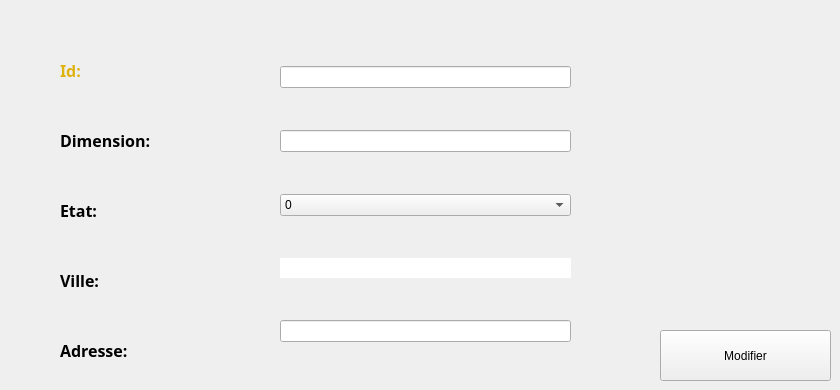
     <widget class="QWidget" name="tab_13">
      <attribute name="title">
       <string>Modifier Terrain</string>
      </attribute>
      <widget class="QLabel" name="labelmodifierDimension">
       <property name="geometry">
        <rect>
         <x>60</x>
         <y>120</y>
         <width>201</width>
         <height>41</height>
        </rect>
       </property>
       <property name="font">
        <font>
         <family>Arial Black</family>
         <pointsize>12</pointsize>
         <weight>75</weight>
         <bold>true</bold>
        </font>
       </property>
       <property name="text">
        <string>Dimension:</string>
       </property>
      </widget>
      <widget class="QLabel" name="labelmodifieretat">
       <property name="geometry">
        <rect>
         <x>60</x>
         <y>190</y>
         <width>201</width>
         <height>41</height>
        </rect>
       </property>
       <property name="font">
        <font>
         <family>Arial Black</family>
         <pointsize>12</pointsize>
         <weight>75</weight>
         <bold>true</bold>
        </font>
       </property>
       <property name="text">
        <string>Etat:</string>
       </property>
      </widget>
      <widget class="QWidget" name="verticalLayoutWidget_2">
       <property name="geometry">
        <rect>
         <x>280</x>
         <y>30</y>
         <width>291</width>
         <height>351</height>
        </rect>
       </property>
       <layout class="QVBoxLayout" name="verticalLayout_7">
        <item>
         <widget class="QLineEdit" name="lineEdit_id_2">
          <property name="text">
           <string/>
          </property>
          <property name="maxLength">
           <number>10</number>
          </property>
         </widget>
        </item>
        <item>
         <widget class="QLineEdit" name="lineEdit_dimens_2">
          <property name="maxLength">
           <number>10</number>
          </property>
         </widget>
        </item>
        <item>
         <widget class="QComboBox" name="comboBoxEtat_2">
          <item>
           <property name="text">
            <string>0</string>
           </property>
          </item>
          <item>
           <property name="text">
            <string>1</string>
           </property>
          </item>
         </widget>
        </item>
        <item>
         <widget class="QLineEdit" name="lineEdit_ville_2">
          <property name="maxLength">
           <number>20</number>
          </property>
          <property name="frame">
           <bool>false</bool>
          </property>
         </widget>
        </item>
        <item>
         <widget class="QLineEdit" name="lineEditAdr2">
          <property name="maxLength">
           <number>20</number>
          </property>
         </widget>
        </item>
       </layout>
      </widget>
      <widget class="QLabel" name="labelModifVille">
       <property name="geometry">
        <rect>
         <x>60</x>
         <y>260</y>
         <width>201</width>
         <height>41</height>
        </rect>
       </property>
       <property name="font">
        <font>
         <family>Arial Black</family>
         <pointsize>12</pointsize>
         <weight>75</weight>
         <bold>true</bold>
        </font>
       </property>
       <property name="text">
        <string>Ville:</string>
       </property>
      </widget>
      <widget class="QLabel" name="labelModifplan">
       <property name="geometry">
        <rect>
         <x>60</x>
         <y>330</y>
         <width>201</width>
         <height>41</height>
        </rect>
       </property>
       <property name="font">
        <font>
         <family>Arial Black</family>
         <pointsize>12</pointsize>
         <weight>75</weight>
         <bold>true</bold>
        </font>
       </property>
       <property name="text">
        <string>Adresse:</string>
       </property>
      </widget>
      <widget class="QLabel" name="labelmodifierID">
       <property name="geometry">
        <rect>
         <x>60</x>
         <y>50</y>
         <width>201</width>
         <height>41</height>
        </rect>
       </property>
       <property name="palette">
        <palette>
         <active>
          <colorrole role="WindowText">
           <brush brushstyle="SolidPattern">
            <color alpha="255">
             <red>222</red>
             <green>179</green>
             <blue>15</blue>
            </color>
           </brush>
          </colorrole>
          <colorrole role="Button">
           <brush brushstyle="SolidPattern">
            <color alpha="255">
             <red>96</red>
             <green>96</green>
             <blue>96</blue>
            </color>
           </brush>
          </colorrole>
          <colorrole role="Text">
           <brush brushstyle="SolidPattern">
            <color alpha="255">
             <red>222</red>
             <green>179</green>
             <blue>15</blue>
            </color>
           </brush>
          </colorrole>
          <colorrole role="ButtonText">
           <brush brushstyle="SolidPattern">
            <color alpha="255">
             <red>222</red>
             <green>179</green>
             <blue>15</blue>
            </color>
           </brush>
          </colorrole>
          <colorrole role="Base">
           <brush brushstyle="SolidPattern">
            <color alpha="255">
             <red>96</red>
             <green>96</green>
             <blue>96</blue>
            </color>
           </brush>
          </colorrole>
          <colorrole role="Window">
           <brush brushstyle="SolidPattern">
            <color alpha="255">
             <red>96</red>
             <green>96</green>
             <blue>96</blue>
            </color>
           </brush>
          </colorrole>
          <colorrole role="PlaceholderText">
           <brush brushstyle="SolidPattern">
            <color alpha="255">
             <red>222</red>
             <green>179</green>
             <blue>15</blue>
            </color>
           </brush>
          </colorrole>
         </active>
         <inactive>
          <colorrole role="WindowText">
           <brush brushstyle="SolidPattern">
            <color alpha="255">
             <red>222</red>
             <green>179</green>
             <blue>15</blue>
            </color>
           </brush>
          </colorrole>
          <colorrole role="Button">
           <brush brushstyle="SolidPattern">
            <color alpha="255">
             <red>96</red>
             <green>96</green>
             <blue>96</blue>
            </color>
           </brush>
          </colorrole>
          <colorrole role="Text">
           <brush brushstyle="SolidPattern">
            <color alpha="255">
             <red>222</red>
             <green>179</green>
             <blue>15</blue>
            </color>
           </brush>
          </colorrole>
          <colorrole role="ButtonText">
           <brush brushstyle="SolidPattern">
            <color alpha="255">
             <red>222</red>
             <green>179</green>
             <blue>15</blue>
            </color>
           </brush>
          </colorrole>
          <colorrole role="Base">
           <brush brushstyle="SolidPattern">
            <color alpha="255">
             <red>96</red>
             <green>96</green>
             <blue>96</blue>
            </color>
           </brush>
          </colorrole>
          <colorrole role="Window">
           <brush brushstyle="SolidPattern">
            <color alpha="255">
             <red>96</red>
             <green>96</green>
             <blue>96</blue>
            </color>
           </brush>
          </colorrole>
          <colorrole role="PlaceholderText">
           <brush brushstyle="SolidPattern">
            <color alpha="255">
             <red>222</red>
             <green>179</green>
             <blue>15</blue>
            </color>
           </brush>
          </colorrole>
         </inactive>
         <disabled>
          <colorrole role="WindowText">
           <brush brushstyle="SolidPattern">
            <color alpha="255">
             <red>222</red>
             <green>179</green>
             <blue>15</blue>
            </color>
           </brush>
          </colorrole>
          <colorrole role="Button">
           <brush brushstyle="SolidPattern">
            <color alpha="255">
             <red>96</red>
             <green>96</green>
             <blue>96</blue>
            </color>
           </brush>
          </colorrole>
          <colorrole role="Text">
           <brush brushstyle="SolidPattern">
            <color alpha="255">
             <red>222</red>
             <green>179</green>
             <blue>15</blue>
            </color>
           </brush>
          </colorrole>
          <colorrole role="ButtonText">
           <brush brushstyle="SolidPattern">
            <color alpha="255">
             <red>222</red>
             <green>179</green>
             <blue>15</blue>
            </color>
           </brush>
          </colorrole>
          <colorrole role="Base">
           <brush brushstyle="SolidPattern">
            <color alpha="255">
             <red>96</red>
             <green>96</green>
             <blue>96</blue>
            </color>
           </brush>
          </colorrole>
          <colorrole role="Window">
           <brush brushstyle="SolidPattern">
            <color alpha="255">
             <red>96</red>
             <green>96</green>
             <blue>96</blue>
            </color>
           </brush>
          </colorrole>
          <colorrole role="PlaceholderText">
           <brush brushstyle="SolidPattern">
            <color alpha="255">
             <red>222</red>
             <green>179</green>
             <blue>15</blue>
            </color>
           </brush>
          </colorrole>
         </disabled>
        </palette>
       </property>
       <property name="font">
        <font>
         <family>Arial Black</family>
         <pointsize>12</pointsize>
         <weight>75</weight>
         <bold>true</bold>
        </font>
       </property>
       <property name="styleSheet">
        <string notr="true"/>
       </property>
       <property name="text">
        <string>Id:</string>
       </property>
      </widget>
      <widget class="QPushButton" name="pushButtonModifier">
       <property name="geometry">
        <rect>
         <x>660</x>
         <y>330</y>
         <width>171</width>
         <height>51</height>
        </rect>
       </property>
       <property name="text">
        <string>Modifier</string>
       </property>
      </widget>
     </widget>
